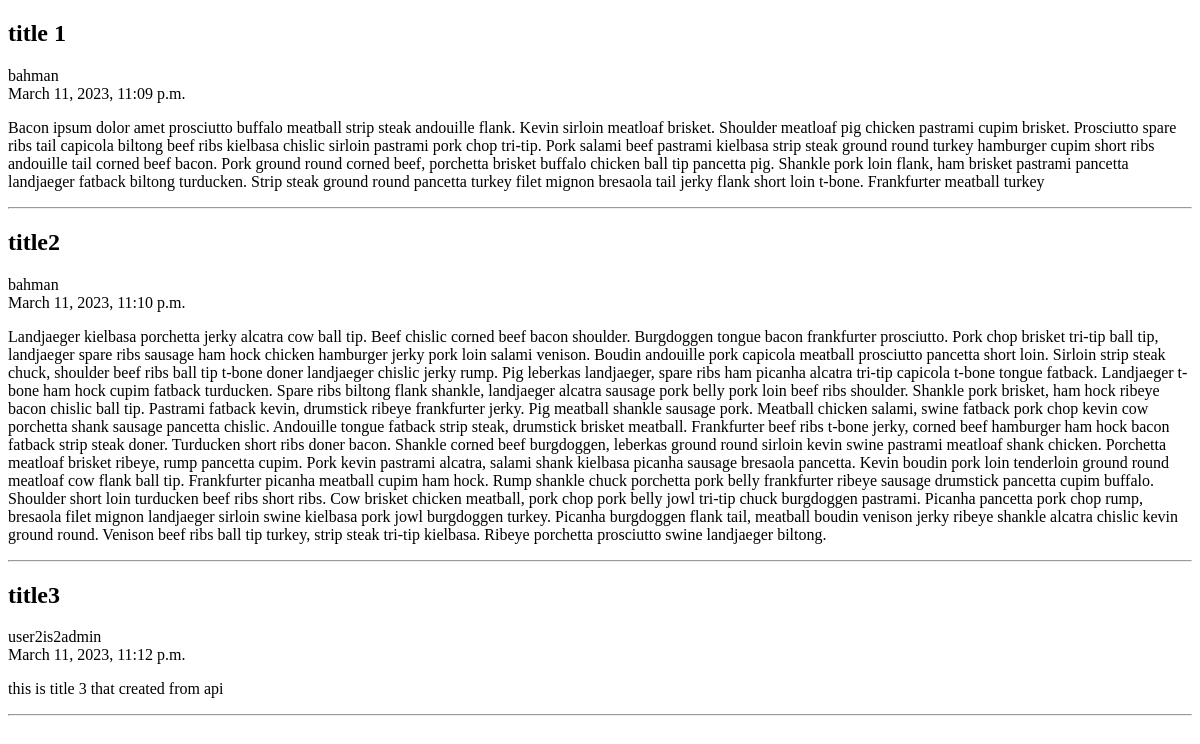
/, run on an earlier commit of the app's database.
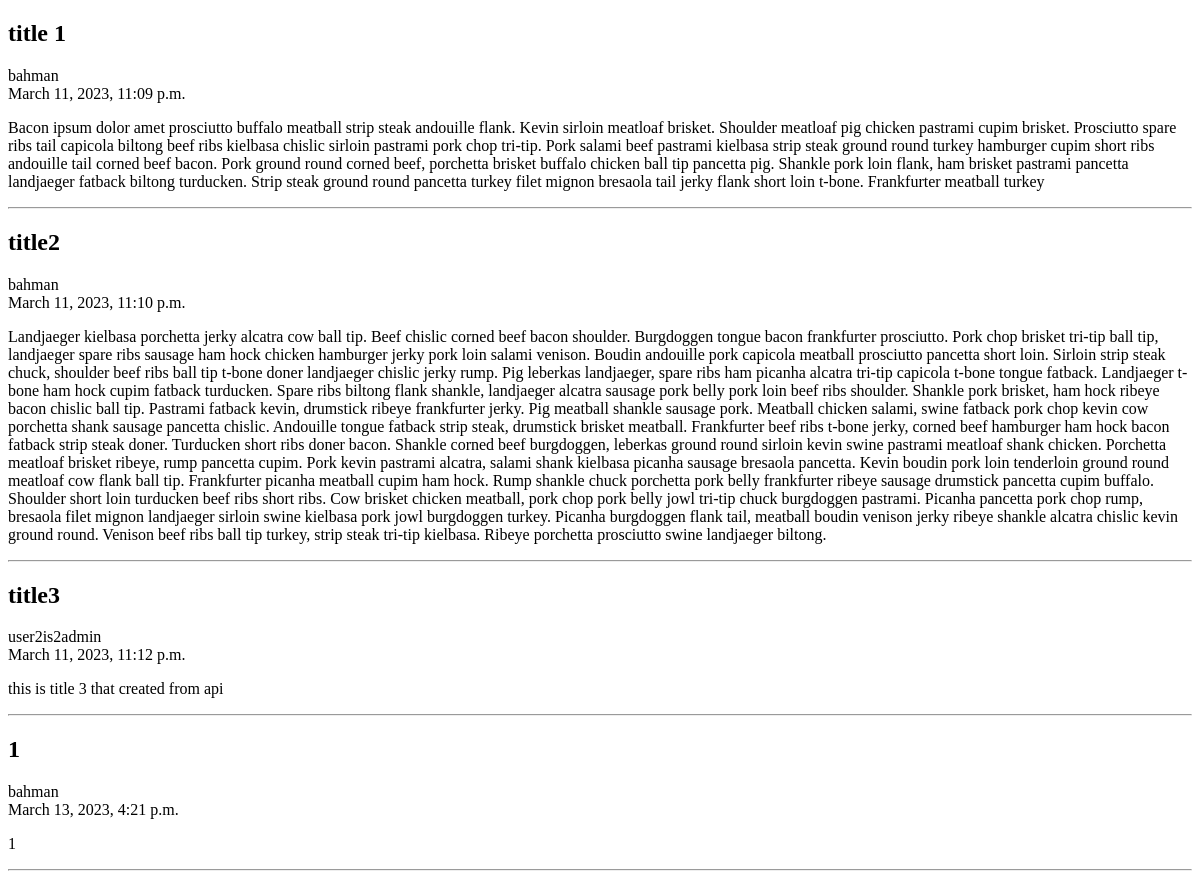
And on a later commit of the database.
### blog/models.py (models this page shows, shortened)
class Article(models.Model):
    title = models.CharField(max_length=250)
    slug = models.SlugField(unique=True)
    author = models.ForeignKey(User, on_delete=models.CASCADE)
    content = models.TextField()
    publish_date = models.DateTimeField(default=timezone.now)
    created_date = models.DateTimeField(auto_now_add=True)
    updated = models.DateTimeField(auto_now=True)
    is_active = models.BooleanField(default=True)

### blog/views.py (the view)
# urls.py: path('', ArticleList.as_view(), name='article_list'),
class ArticleList(ListView):
    context_object_name = 'articles'
    def get_queryset(self):
        return Article.objects.filter(is_active=True)

### templates/blog/article_list.html (shortened to what this page needs)
{% extends 'base.html' %}
{% block content %}
    {% for article in articles %}
        <article>
            <h2>{{ article.title }}</h2>
            <div>{{ article.author }}</div>
            <div>{{ article.publish_date }}</div>
            <p>{{ article.content }}</p>
            <hr>
        </article>
    {% endfor %}
{% endblock %}

### templates/base.html (shortened to what this page needs)
<!DOCTYPE html>
<html lang="en">
<head>
</head>
<body>
{% block content %}
{% endblock %}
</body>
</html>

What changed in the data, as far as the page shows it:
added Article: title "1", author "bahman", publish_date "March 13, 2023, 4:21 p.m.", content "1"
